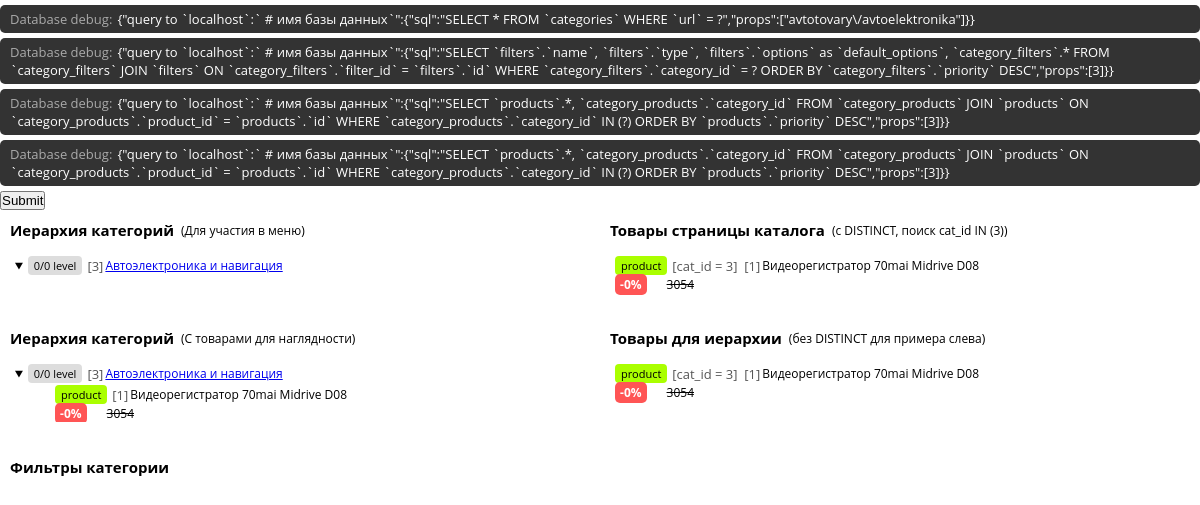
Page /catalog/avtotovary/avtoelektronika on the committed database.
### tables this page shows
CREATE TABLE `categories` (
  `id` int(10) UNSIGNED NOT NULL,
  `name` varchar(60) NOT NULL,
  `url` char(127) NOT NULL,
  `parent_id` int(10) UNSIGNED DEFAULT NULL,
  `subcat_level` tinyint(2) UNSIGNED NOT NULL DEFAULT 0,
  `priority` int(10) UNSIGNED NOT NULL DEFAULT 0
);

CREATE TABLE `category_products` (
  `id` int(10) UNSIGNED NOT NULL,
  `category_id` int(10) UNSIGNED NOT NULL,
  `product_id` int(10) UNSIGNED NOT NULL
);

CREATE TABLE `products` (
  `id` int(10) UNSIGNED NOT NULL,
  `brand_id` int(10) UNSIGNED NOT NULL,
  `name` varchar(120) NOT NULL,
  `price` int(10) UNSIGNED NOT NULL,
  `priceD` int(10) UNSIGNED DEFAULT NULL,
  `discount` tinyint(3) UNSIGNED DEFAULT 0,
  `description` varchar(250) DEFAULT NULL,
  `priority` int(10) UNSIGNED NOT NULL DEFAULT 0
);

### views/catalog/parts/DemoRender.php (the view, shortened to what the rows shown need)
<?php
class DemoRender
{
    public $products = [];
    public $showProducts;
    public $subcat_level;
    public function run(Category $cat = null, array $products = [], bool $showProducts = false)
    {
        if (empty($cat) && !empty($products)) return $this->showProducts($products);
        $this->subcat_level = $cat->subcat_level;
        $this->products = &$products;
        $this->showProducts = $showProducts;
        return '<div class="demoRender">'. $this->showCat($cat) .'</div>';
    }
    public function showCat(Category &$cat, int $level = 0)
    {
        $title = $this->showTitle($cat, $level);
        if ($level <= $this->subcat_level) {
            $products = $this->getCatProducts($cat->id);
        }
        if (!empty($subs) || !empty($products)) {
            $out = '<details class="category" open><summary>'. $title .'</summary><div class="subs">';
            if (true === $this->showProducts && !empty($products)) {
                $out .= $this->showProducts($products, $level);
            }
            $out .= '</div></details>';
        } else {
            $out = '<div class="category">'. $title .'</div>';
        }
        return $out;
    }
    protected function getCatProducts(int $cat_id)
    {
        return array_filter($this->products, function (Product $product) use ($cat_id) {
            return isset($product->category_id) && $product->category_id === $cat_id;
        });
    }
    protected function showProducts(array $products = null, int $level = null) {
        $out = '<div class="products">';
        foreach ($products as $product) {
            $out .= $this->showProduct($product, $level);
        }
        return $out .'</div>';
    }
    protected function showProduct(Product &$product, int $level = null) {
        return '<div class="product">'. $this->showTitle($product, $level)
        . '<div class="product-data">'
        . '<span class="discount">-'. $product->discount .'%</span>'
        . '<span class="priceD">'. $product->priceD .'</span>'
        . '<del class="price">'. $product->price .'</del>'
        . '</div></div>';
    }
    protected function showTitle(object &$entity, int $level = null)
    {
        $type = '';
        $cat_id = null;
        $href = '';
        if ($entity instanceof Category) {
            $type = (isset($entity->virtual) && $entity->virtual == 1) ? 'virtual' : 'category';
            if (null !== $level) {
                $level = "{$level}/{$this->subcat_level}";
                $level = "<span class=\"level\">{$level} level</span>";
            }
            $href = App::url() . '/catalog/' . $entity->url;
        } else if ($entity instanceof Product) {
            $type = 'product';
            if (null === $level && isset($entity->category_id)) {
                $cat_id = '<span class="id cat_id">cat_id = '. $entity->category_id .'</span>';
            }
            $level = null;
        }
        if (!empty($type)) $type = "<span class=\"type {$type}\">{$type}</span>";
        return '<p class="title">'
        . $level . $type . $cat_id
        .'<span class="id">'. $entity->id .'</span>'
        .'<span class="name">'
        . (empty($href) ? '' : '<a href="'. $href . '">')
        . $entity->name
        . (empty($href) ? '' : '</a>')
        .'</span></p>';
    }
}

### app/Core/Router/Router.php (shortened to what the rows shown need)
<?php
class Router
{
    protected $routes = [
        'GET' => [],
        'POST' => [],
        'ALL' => [],
    ];
    protected $aliases = [
        ':any' => '.*',
        ':int' => '[0-9]{1,}',
        ':id' => '[1-9]+\d*',
    ];
    public function route(string $method, string $path, $handler)
    {
        $path = $this->preparePath($path);
        $this->routes[strtoupper($method)][$path] = &$handler;
        return $this;
    }
    public function applyAliases(string $val): string
    {
        $aliases = array_merge($this->aliases, ['/' => '\/']);
        foreach ($aliases as $alias => $value) {
            $val = str_replace($alias, $value, $val);
        }
        return $val;
    }
    public function preparePath(string $path): string
    {
        $path = $this->applyAliases($path);
        return "/^$path$/";
    }
    protected function resolveHandler($handler, array $args = [])
    {
        if (is_array($handler)) {
            foreach ($handler as $class => $method) {
                if (!is_string($class)) {
                    $this->resolveHandler($method, $args);
                } else {
                    $this->resolveClassMethodHandler($class, $method, $args);
                }
            }
            return;
        }
        throw new RoutingException("Route handler must be a string, a callable or an array");
    }
    protected function resolveClassMethodHandler(string $class, $method, array $args = [])
    {
        $obj = new $class;
        call_user_func_array([$obj, $method], $args);
    }
    public function routing(string $method, string $path)
    {
        $routes = array_merge($this->routes['ALL'], $this->routes[strtoupper($method)] ?? []);
        try {
            foreach ($routes as $_path => $handler) {
                if (preg_match($_path, $path, $matches)) {
                    array_shift($matches);
                    return $this->resolveHandler($handler, $matches);
                }
            }
        } catch (RoutingException $e) {
            $this->resolveDefault($e);
        }
    }
    public function requestRouting(Request $request = null)
    {
        if (!$request) $request = App::request();
        return $this->routing($request->method, $request->getPath());
    }
}

### rows in the picture
categories: subcat_level "0/0 0/0", id "3 3", name "Автоэлектроника и навигация Автоэлектроника и навигация"
category_products: type "product", category "3", product "1", product.name "Видеорегистратор 70mai Midrive D08", product.discount "0", product.price "3054"

### other values in the picture
$title "Иерархия категорий Товары страницы каталога Иерархия категорий Товары для иерархии Фильтры категории"
$prompt "Для участия в меню с DISTINCT, поиск cat_id IN (3) С товарами для наглядности без DISTINCT для примера слева"
